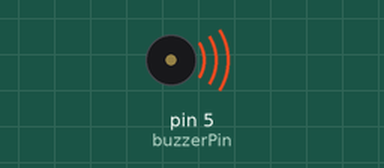
The sketch below on a simulated Arduino Uno, built with avr-gcc and run on an emulated ATmega328P. Shown: buzzer (waves = sounding).

Above: at 0.3 s.
At 2.68 s:
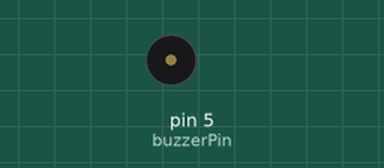
Timing chart, 0 to 4.1 s (numbered marks = the images above):
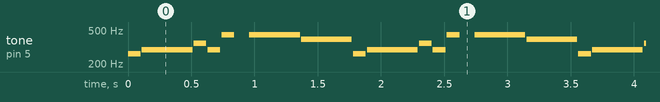

The sketch:

Test_Buzzer.ino
```cpp
const int buzzerPin = 5;

// Length must equal the total number of notes and spaces
const int songLength = 8;

// Notes is an array of text characters corresponding to the notes
// in your song. A space represents a rest (no tone)
char notes[] = "cdfda ag"; // a space represents a rest

// Beats is an array of values for each note and rest.
// A "1" represents a quarter-note, 2 a half-note, etc.
// Don't forget that the rests (spaces) need a length as well.

int beats[] = {1,4,1,1,1,1,4,4};

// The tempo is how fast to play the song.
// To make the song play faster, decrease this value.

int tempo = 100;

void setup()
{
  pinMode(buzzerPin, OUTPUT);
}


void loop()
{
  int i, duration;

  for (i = 0; i < songLength; i++) // step through the song arrays
  {
    duration = beats[i] * tempo;  // length of note/rest in ms

    if (notes[i] == ' ')          // is this a rest?
    {
      delay(duration);            // then pause for a moment
    }
    else                          // otherwise, play the note
    {
      tone(buzzerPin, frequency(notes[i]), duration);
      delay(duration);            // wait for tone to finish
    }
    delay(tempo/10);              // brief pause between notes
  }

  // We only want to play the song once, so we'll pause forever:
  //while(true){}
  // If you'd like your song to play over and over,
  // remove the above statement
}


int frequency(char note)
{
  // This function takes a note character (a-g), and returns the
  // corresponding frequency in Hz for the tone() function.

  int i;
  const int numNotes = 8;  // number of notes we're storing

  // The following arrays hold the note characters and their
  // corresponding frequencies. The last "C" note is uppercase
  // to separate it from the first lowercase "c". If you want to
  // add more notes, you'll need to use unique characters.

  // For the "char" (character) type, we put single characters
  // in single quotes.

  char names[] = { 'c', 'd', 'e', 'f', 'g', 'a', 'b', 'C' };
  int frequencies[] = {262, 294, 330, 349, 392, 440, 494, 523};

  // Now we'll search through the letters in the array, and if
  // we find it, we'll return the frequency for that note.

  for (i = 0; i < numNotes; i++)  // Step through the notes
  {
    if (names[i] == note)         // Is this the one?
    {
      return(frequencies[i]);     // Yes! Return the frequency
    }
  }
  return(0);  // We looked through everything and didn't find it,
              // but we still need to return a value, so return 0.
}
```

Measured:
- by itself, tone on pin 5 (buzzerPin): repeats every 1.8 s: silent 0.01 s, 294 Hz 0.40 s, silent 0.01 s, 349 Hz 0.10 s, silent 0.01 s, 294 Hz 0.10 s, silent 0.01 s, 440 Hz 0.10 s, silent 0.12 s, 440 Hz 0.40 s, silent 0.01 s, 392 Hz 0.40 s, silent 0.01 s, 262 Hz 0.10 s
